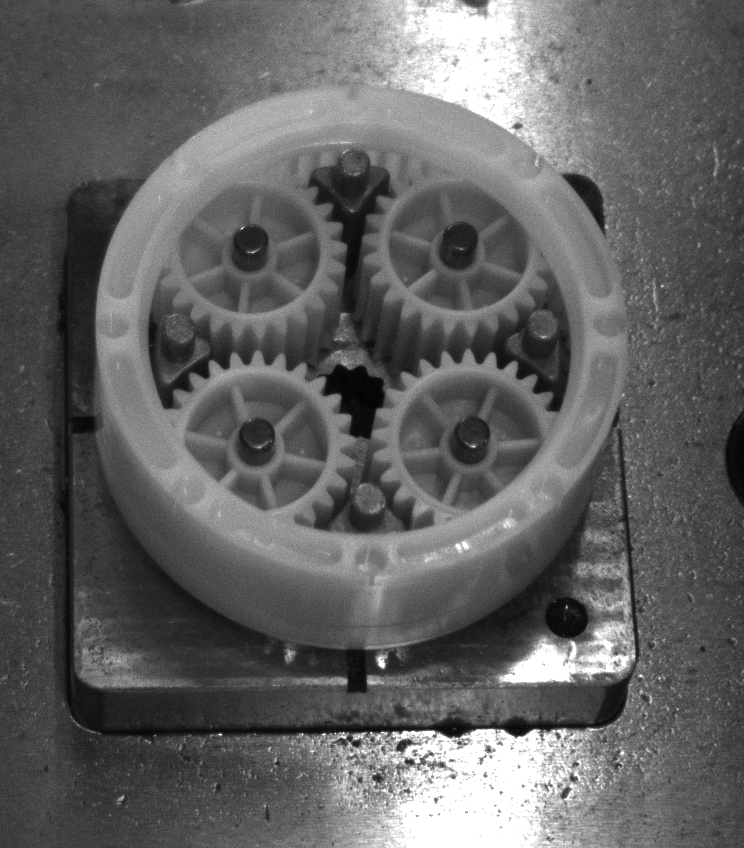
#> input picture 智能产线综合应用实训/ABB_robot_vision/readCamera/torchModel/gear.bmp, 744 x 848 px
$ jupyter execute Untitled.ipynb
#> lines starting #> are read from the running program, lines starting #| are printed output that depends on the picture; after the words box and inside, x2 and y2 are one past the last pixel; in counts of white or black regions, pixels touching at a corner belong together
[cell 1]
import cv2
import numpy as np

# ---------------------- 1. 图像读取与预处理 ----------------------
# 读取图像（替换为你的图片路径）
img = cv2.imread('torchModel/gear.bmp', cv2.IMREAD_GRAYSCALE)
#> img is the input picture: shape (848, 744); min 1, max 255, mean 98.1
if img is None:
    raise ValueError("无法读取图像，请检查路径")

# 高斯滤波去噪，减少轮廓检测的干扰
blur = cv2.GaussianBlur(img, (5, 5), 0)

# 自适应二值化，适配光照不均的情况
thresh = cv2.adaptiveThreshold(
    blur, 255, cv2.ADAPTIVE_THRESH_GAUSSIAN_C,
    cv2.THRESH_BINARY_INV, 11, 2
)
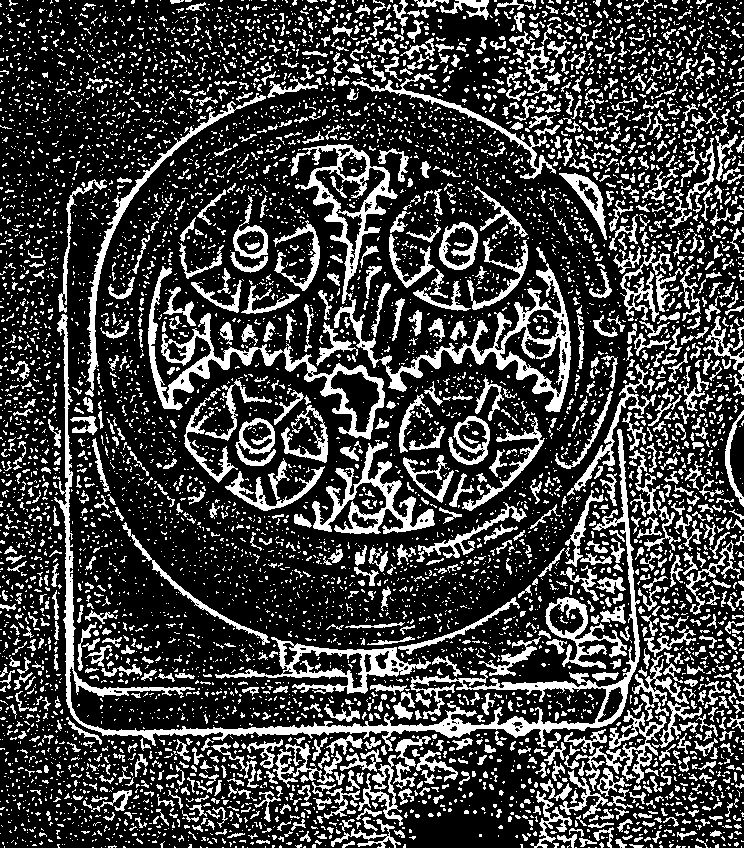
#> thresh: shape (848, 744); 25.8% white; 7044 white regions (5831 under 20 px), largest, box (x1, y1, x2, y2) and area: (54, 314, 640, 751) 11073, (291, 144, 571, 412) 8313, (148, 266, 385, 440) 4714

# 形态学操作，去除小噪点，闭合齿轮轮廓
kernel = np.ones((3, 3), np.uint8)
morph = cv2.morphologyEx(thresh, cv2.MORPH_CLOSE, kernel, iterations=2)
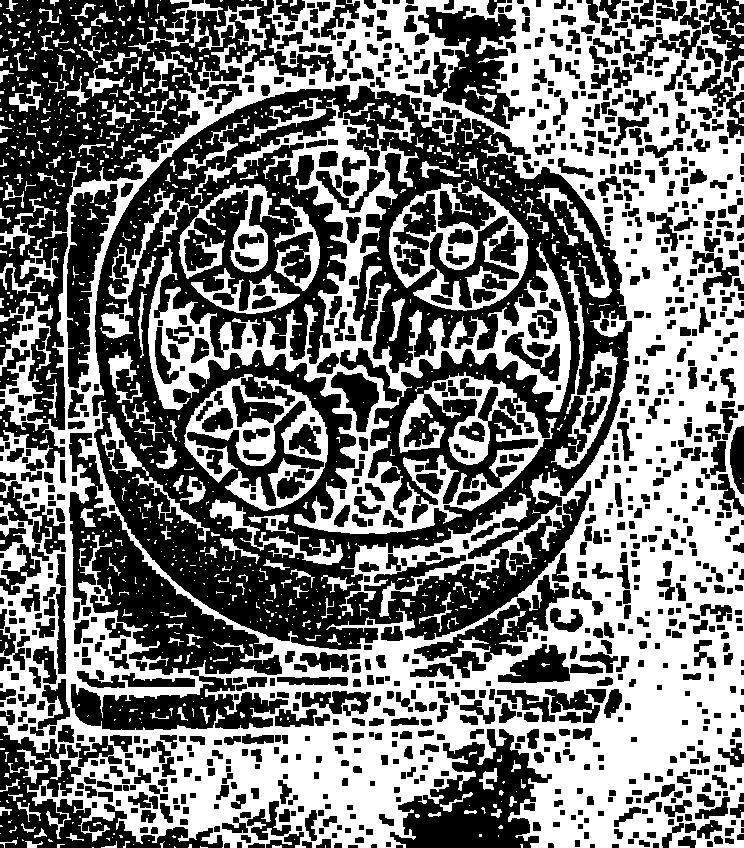
#> morph: shape (848, 744); 46.6% white; 1078 white regions (861 under 20 px), largest, box (x1, y1, x2, y2) and area: (0, 0, 744, 848) 207607, (148, 98, 571, 534) 36863, (184, 374, 328, 511) 6696
morph = cv2.morphologyEx(morph, cv2.MORPH_OPEN, kernel, iterations=1)
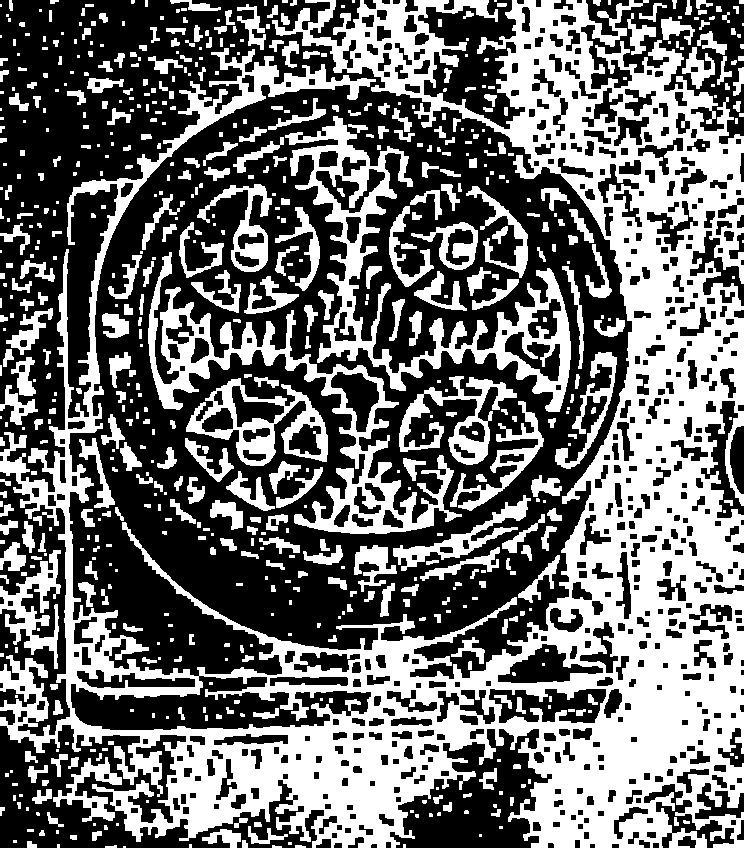
#> morph: shape (848, 744); 43.3% white; 690 white regions (279 under 20 px)

# ---------------------- 2. 轮廓检测与筛选 ----------------------
# 提取所有轮廓
contours, hierarchy = cv2.findContours(
    morph, cv2.RETR_EXTERNAL, cv2.CHAIN_APPROX_SIMPLE
)
#> contours = 659 contours, 374 with area under 20; largest, box (x1, y1, x2, y2) and area: (0, 0, 744, 848) 221202, (285, 116, 571, 412) 17025, (148, 252, 462, 534) 14865, (186, 378, 328, 466) 6440, (399, 376, 517, 465) 3244

[cell 2]
cv2.drawContours(img, contours, -1, (0, 255, 0), 2)
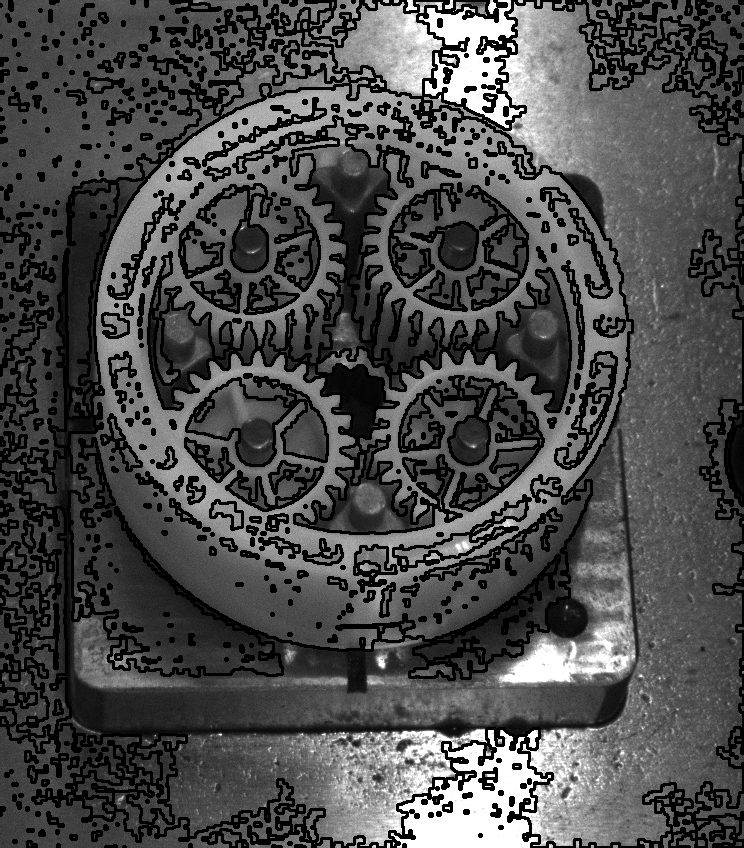
#> img: shape (848, 744); min 0, max 255, mean 75.7

[cell 3]
cv2.imshow("Contours", img)
cv2.waitKey(0)

[cell 4]
# 筛选齿轮轮廓（过滤过小/过大的噪点轮廓）
gear_contours = []
for cnt in contours:
    area = cv2.contourArea(cnt)
    # 面积阈值，根据你的图像尺寸调整（这里适配示例图）
    if 5000 < area < 50000:
        gear_contours.append(cnt)
#> this loop made 659 passes
#> area on passes 9, 10, 12: 39.5, 29.5, 22.5
#> after the loop, gear_contours = 3 contours; box (x1, y1, x2, y2) and area: (285, 116, 571, 412) 17025, (148, 252, 462, 534) 14865, (186, 378, 328, 466) 6440

# 按轮廓面积排序：最大的是齿圈，中间4个是行星轮，最小的是中心太阳轮
gear_contours = sorted(gear_contours, key=cv2.contourArea, reverse=True)
ring_gear = gear_contours[0]  # 最外层齿圈
#> ring_gear = contour of 1001 points, box (x1, y1, x2, y2) (285, 116, 571, 412), area 17025
planet_gears = gear_contours[1:5]  # 4个行星轮
#> planet_gears = 2 contours; box (x1, y1, x2, y2) and area: (148, 252, 462, 534) 14865, (186, 378, 328, 466) 6440
#sun_gear = gear_contours[5]  # 中心太阳轮（如果存在）

# ---------------------- 3. 齿轮参数计算 ----------------------
def calculate_gear_params(contour, gear_name):
    """计算单个齿轮的尺寸参数"""
#> called with contour = array of shape (1001, 1, 2), gear_name = '齿圈'
    # 1. 外接圆（齿顶圆）参数
    (x, y), radius = cv2.minEnclosingCircle(contour)
#> x = 422; y = 273; radius = 194.5
    center = (int(x), int(y))
#> center = (422, 273)
    tip_diameter = 2 * radius  # 齿顶圆直径（齿轮总大小）
#> tip_diameter = 388.9

    # 2. 内接圆（齿根圆）参数（通过凸包近似）
    hull = cv2.convexHull(contour, returnPoints=True)
#> hull = contour of 28 points, box (x1, y1, x2, y2) (285, 116, 571, 412), area 55322
    (hx, hy), hull_radius = cv2.minEnclosingCircle(hull)
#> hx = 422; hy = 273; hull_radius = 194.5
    root_diameter = 2 * hull_radius  # 齿根圆直径
#> root_diameter = 388.9

    # 3. 齿数计算（通过轮廓的角点/凸缺陷计数）
    # 方法1：凸缺陷计数（适合齿轮齿形）
    hull_idx = cv2.convexHull(contour, returnPoints=False)
#> hull_idx = 28 values, max 1000 at index 0, min 0 at index 27, mean 433.6
    defects = cv2.convexityDefects(contour, hull_idx)
#> defects = 23 rows, first 6: [0, 33, 13, 4008], [33, 35, 34, 285], [36, 243, 53, 13325], [243, 298, 276, 7442], [298, 302, 299, 248], [302, 430, 359, 13183]
    tooth_count = 0
    if defects is not None:
        for i in range(defects.shape[0]):
            s, e, f, d = defects[i, 0]
            # 深度阈值，过滤非齿形的凹陷
            if d > 1000:
                tooth_count += 1
#> this loop made 23 passes
#> (s, e, f, d) on passes 1 to 12: (0, 33, 13, 4008), (33, 35, 34, 285), (36, 243, 53, 13325), (243, 298, 276, 7442), (298, 302, 299, 248), (302, 430, 359, 13183), (431, 437, 432, 162), (437, 443, 440, 225), (443, 447, 444, 222), (447, 449, 448, 201), (449, 451, 450, 222), (451, 453, 452, 229)
#> after the loop, tooth_count = 6

    # 4. 轮廓周长、面积
    perimeter = cv2.arcLength(contour, True)
#> perimeter = 2867.5
    area = cv2.contourArea(contour)
#> area = 17025

    # 打印参数
    print(f"=== {gear_name} 参数 ===")
    print(f"齿顶圆直径: {tip_diameter:.2f} 像素")
#| 齿顶圆直径: 388.91 像素
    print(f"齿根圆直径: {root_diameter:.2f} 像素")
#| 齿根圆直径: 388.91 像素
    print(f"齿数: {tooth_count}")
#| 齿数: 6
    print(f"轮廓周长: {perimeter:.2f} 像素")
#| 轮廓周长: 2867.47 像素
    print(f"轮廓面积: {area:.2f} 像素²\n")
#| 轮廓面积: 17025.00 像素²

    return center, radius, tip_diameter, tooth_count

# 计算齿圈参数
ring_center, ring_radius, ring_tip_dia, ring_teeth = calculate_gear_params(ring_gear, "齿圈")
#> ring_center = (422, 273); ring_radius = 194.5; ring_tip_dia = 388.9; ring_teeth = 6

[cell 5]
cv2.circle(img, ring_center, int(ring_radius), (0, 0, 255), 2)
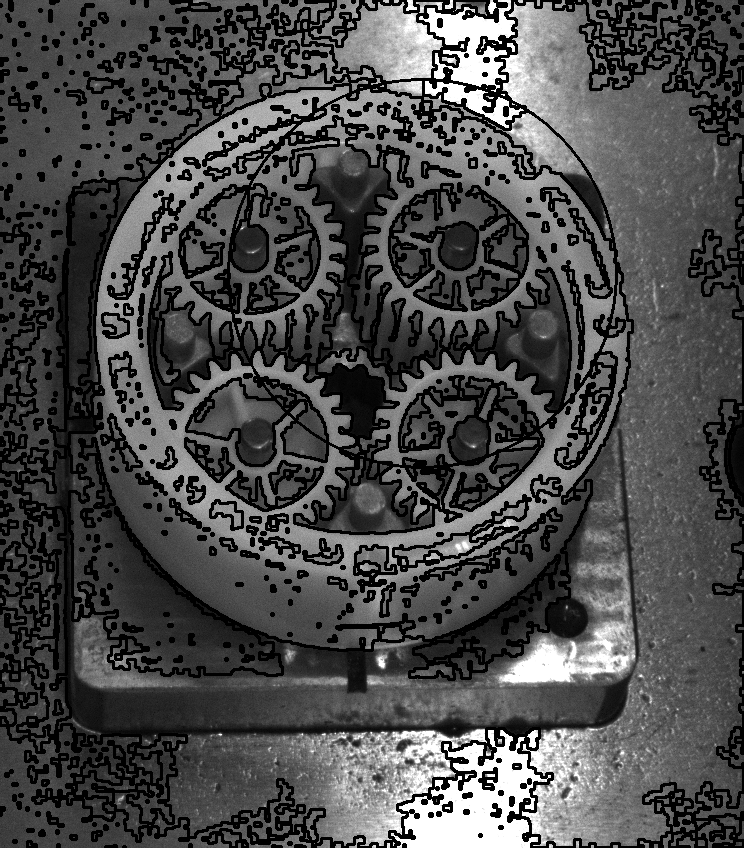
#> img: shape (848, 744); 0.4% of pixels changed, all inside (x1, y1, x2, y2) = (227, 78, 618, 469)
cv2.imshow("img", img)
cv2.waitKey(0)
